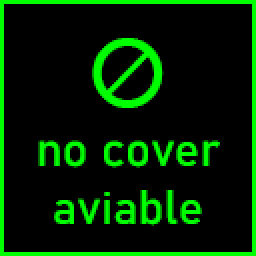
#> input picture NoCover.bmp, 128 x 128 px (shown 2 times larger)
$ python -i AlbumImage.py   (imports and definitions only)   (older library calls are emulated)
#> lines starting #> are read from the running program, lines starting #| are printed output that depends on the picture
from PIL import Image
from time import sleep
import json
import urllib.request
from urllib.parse import* #from urllib import*
from urllib.parse import urlparse
from urllib.parse import urlencode
import ssl
from string import Template
import re
import fnmatch
import os
import sys
from threading import Thread
from socketIO_client import SocketIO

volumio_host = 'localhost'
volumio_port = 3000
# [1 line that did not run here, left out]

ROWSIZE = 20
data = ()
Song = ''
Artist = ''
Album = ''
Format = ''
Status = ''
albumart = ''
FullJPGPath = ''
activeSong = ''
activeArtist = ''
activeAlbum = ''
activeAlbumart = ''

# [50 lines left out: functions JPGPathfinder, JPGSave, JPGSaveURL, not called in this run]

def onPushState(data):
    #data = json.loads(data)
    print('onPushState')
    print(data)
    data = data
    global albumart
    global Artist
    global Song
    global Format
    global Status
    global Album
    global activeSong
    global activeArtist
    global activeAlbum
    if 'title' in data:
        Song = data['title']
    else:
        Song = ''
    if Song is None:
        Song = ''
    if Song == 'HiFiBerry ADC':
        Song = 'Bluetooth-Audio'

    if 'artist' in data:
        Artist = data['artist']
    else:
        Artist = ''
    if Artist is None and Song != 'HiFiBerry ADC':   #volumio can push NoneType
        Artist = ''
    if Artist == '' and Song == 'HiFiBerry ADC':
        Artist = 'Line-Input:'

    if 'trackType' in data:
        Format = data['trackType']
        activeFormat = Format
        if Format == True and Song != 'HiFiBerry ADC':
            Format = 'WebRadio'
            activeFormat = Format
        if Format == True and Song == 'HiFiBerry ADC':
            Format = 'Live-Stream'
            activeFormat = Format

    if 'status' in data:
        Status = data['status']

    if 'albumart' in data:
        albumart = data['albumart']
    if albumart is None:
        albumart = 'nothing'
    AlbumArtHTTP = albumart.startswith('http')
    print('Starts with HTTP: ', AlbumArtHTTP)
    print('Format', Format)

    if 'album' in data:
        Album = data['album']

    if 'uri' in data:
        URI = data['uri']

    #print(Artist)
    #print(Song)

    if albumart != activeAlbumart:
        activeArtist = Artist
        activeAlbum = Album
        activeSong = Song
        sleep(0.2)
        if AlbumArtHTTP is True and Format == 'webradio':
            JPGSaveURL(albumart)
        else:
            if Artist != '' and Song != '':
                albumdecode = urllib.parse.unquote(albumart, encoding='utf-8', errors='replace')
                print('albumdecode: ', albumdecode)
                JPGPathfinder(albumdecode)

def _receive_thread():
    volumioIO.wait()

receive_thread = Thread(target=_receive_thread)
receive_thread.daemon = True
# [10 lines not run here, left out]

>>> import cv2
>>> picture = cv2.imread('NoCover.bmp', cv2.IMREAD_GRAYSCALE)
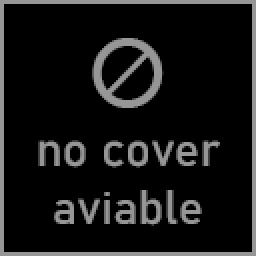
#> picture: shape (128, 128) (shown 2 times larger); min 0, max 150, mean 22.2
>>> result = onPushState(picture)
#> (printed output is left out)
